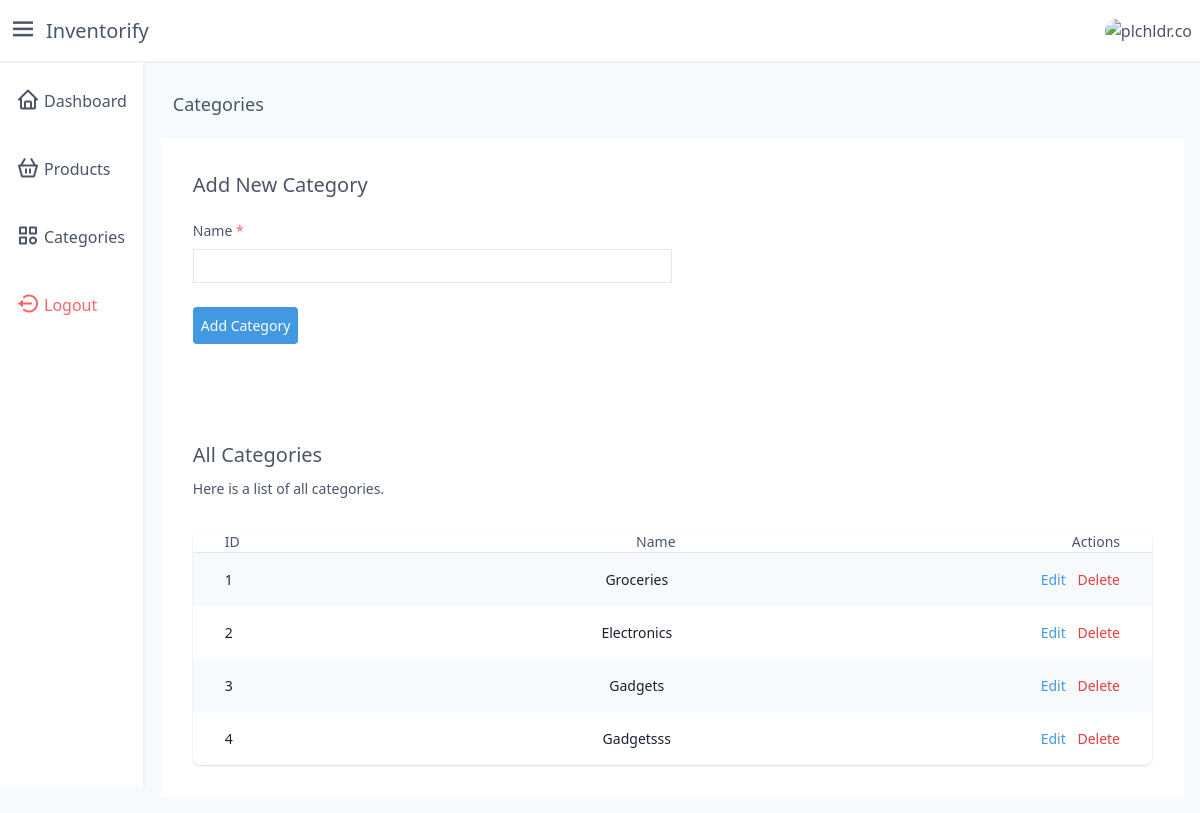
The app's page /categories (signed in), older data.
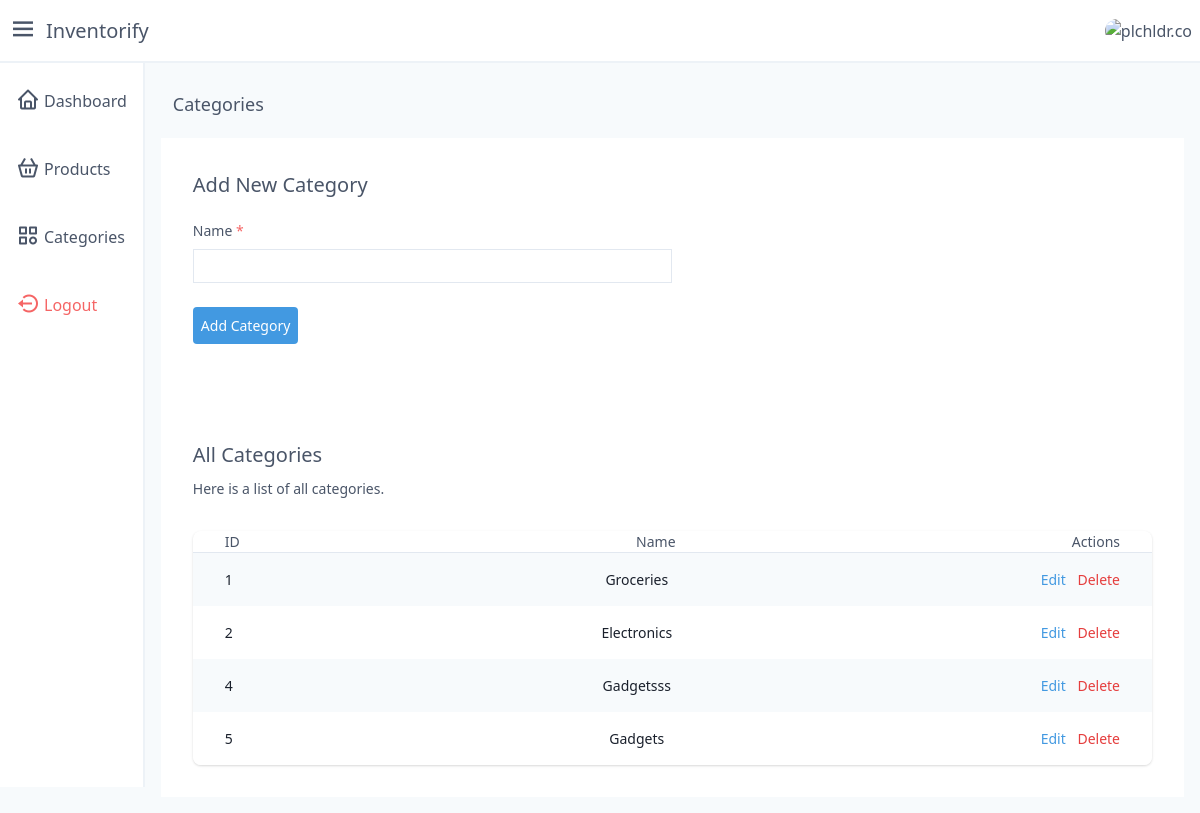
The same page, newer data.
### models.py (models this page shows, shortened)
class Category(Base):
    __tablename__ = 'categories'
    id = Column(Integer, primary_key=True)
    name = Column(String(50), nullable=False, unique=True)
    user_id = Column(Integer, ForeignKey('users.id'))
    user = relationship('User', back_populates='categories')
    products = relationship('Product', back_populates='category')

### app.py (the view)
@app.get('/categories')
def categories():
    user_id = session.get('user_id')
    if not user_id:
        return redirect('/login')
    categories = db.fetch_categories(user_id)
    return render_template(
        'auth/categories.html',
        categories=enumerate(categories)
    )

### database.py (called while the page is built)
    def fetch_categories(self, user_id):
        return (
            self.session.query(Category)
                .filter(Category.user_id == user_id)
        )

### templates/auth/categories.html (shortened to what the changed rows need)
{% extends 'auth/layout.j2' %}
{% block main %}
{% with v_error = get_flashed_messages(category_filter=["validation_error"]) %}
<section class="flex justify-center">
    <div class="w-full lg:p-8 p-4 bg-white mt-2">
        <div class="mt-8 flex flex-col">
            <div class="-my-2 -mx-4 overflow-x-auto sm:-mx-6 lg:-mx-8">
                <div class="inline-block min-w-full py-2 align-middle md:px-6 lg:px-8">
                    {% if not categories %}
                    <p class="text-gray-700 text-md text-center">
                        You are yet to add any category.
                    </p>
                    {% else %}
                    <div class="overflow-hidden shadow ring-1 ring-black ring-opacity-5 lg:rounded-lg">
                        <div class="min-w-full divide-y divide-gray-300">
                            <div class="bg-white">
                                {% for key, category in categories %}
                                <div
                                    class="{{ 'bg-gray-100' if key % 2==0 else '' }} flex justify-between lg:px-8 px-4">
                                    <h3 class="whitespace-nowrap py-4 text-sm text-gray-900">
                                        {{ category.id }}
                                    </h3>
                                    <h3 class="whitespace-nowrap py-4 text-sm text-gray-900">
                                        {{ category.name }}
                                    </h3>
                                    <span class="relative whitespace-nowrap py-4 text-right text-sm">
                                        <a href="/categories/edit/{{category.id}}" class="text-blue-500">
                                            Edit
                                        </a>
                                        <form method="post" action="/categories/delete/{{category.id}}"
                                            class="inline-block">
                                            <button type="submit" class="text-red-600 inline-block ml-2">
                                                Delete
                                            </button>
                                        </form>
                                    </span>
                                </div>
                                {% endfor %}
                            </div>
                        </div>
                    </div>
                    {% endif %}
                </div>
            </div>
        </div>
    </div>
</section>
{% endwith %}
{% endblock %}

Row changes from the older to the newer data that the page shows:
removed Category: id "3", name "Gadgets"
added Category: id "5", name "Gadgets"
